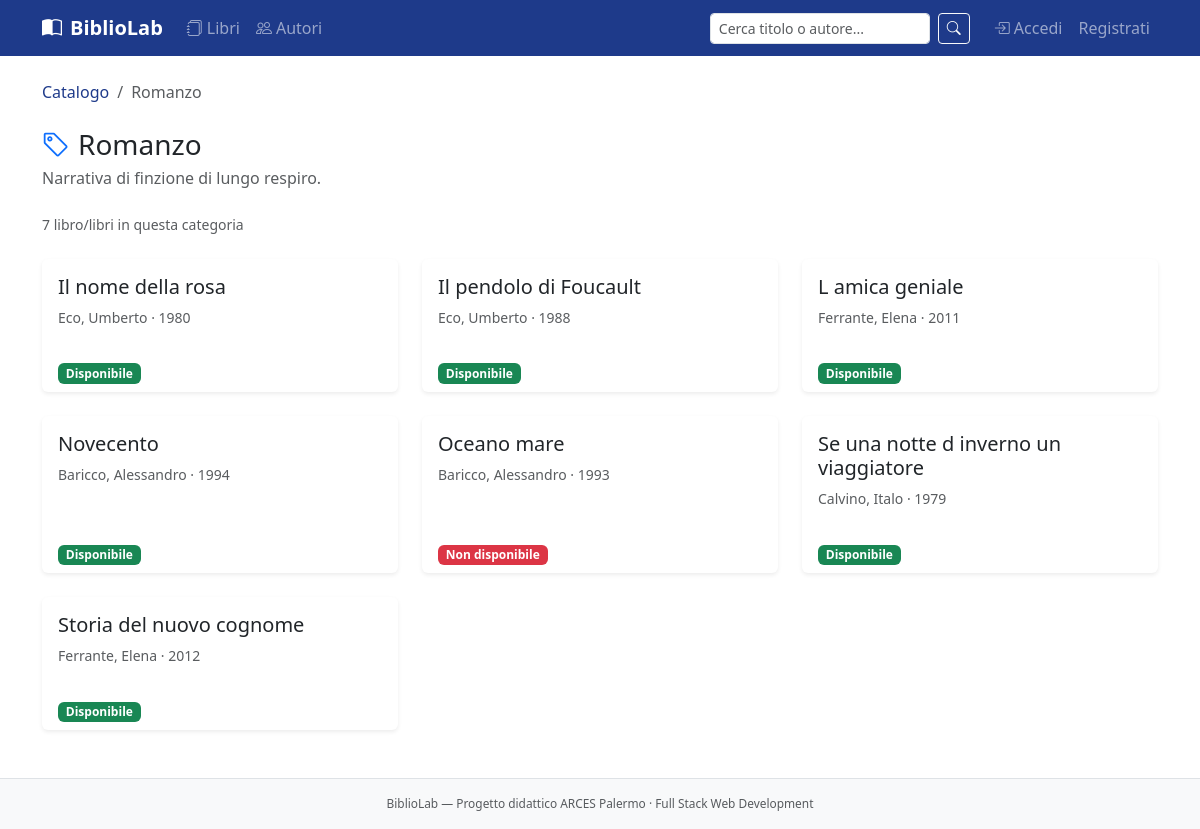
Page /categorie/1/ on the committed database.
### catalogo/models.py (models this page shows, shortened)
class Categoria(models.Model):
    nome = models.CharField(
        max_length=100,
        unique=True,
        verbose_name='Nome'
    )
    descrizione = models.TextField(
        blank=True,
        verbose_name='Descrizione'
    )
    class Meta:
        ordering            = ['nome']        # ordine alfabetico
        verbose_name        = 'Categoria'
        verbose_name_plural = 'Categorie'     # Django non sa fare il plurale italiano

class Libro(models.Model):
    titolo = models.CharField(max_length=200, verbose_name='Titolo')
    autore = models.ForeignKey(
        'Autore',                       # Model di destinazione (stringa per evitare import circolari)
        on_delete=models.PROTECT,       # impedisce di cancellare un autore che ha libri collegati
        related_name='libri',           # nome per la navigazione inversa: autore.libri.all()
        verbose_name='Autore'
    )
    categorie = models.ManyToManyField(
        'Categoria',
        blank=True,                     # opzionale: un libro puo non avere categorie
        related_name='libri',           # navigazione inversa: categoria.libri.all()
        verbose_name='Categorie'
    )
    anno_pubblicazione = models.IntegerField(verbose_name='Anno di pubblicazione')
    isbn = models.CharField(
        max_length=13,
        unique=True,
        blank=True,
        verbose_name='ISBN',
        help_text='Codice ISBN a 13 cifre (opzionale)'  # testo di aiuto nel form
    )
    descrizione = models.TextField(blank=True, verbose_name='Descrizione')
    disponibile = models.BooleanField(default=True, verbose_name='Disponibile')
    data_aggiunta = models.DateTimeField(auto_now_add=True, verbose_name='Aggiunto il')
    class Meta:
        ordering            = ['titolo']      # ordine alfabetico per titolo
        verbose_name        = 'Libro'
        verbose_name_plural = 'Libri'

class Autore(models.Model):
    nome = models.CharField(
        max_length=100,         # massimo 100 caratteri
        verbose_name='Nome'     # etichetta leggibile per Admin e form
    )
    cognome = models.CharField(
        max_length=100,
        verbose_name='Cognome'
    )
    data_nascita = models.DateField(
        null=True,
        blank=True,
        verbose_name='Data di nascita'
    )
    biografia = models.TextField(
        blank=True,
        verbose_name='Biografia'
    )
    def __str__(self):
        return f"{self.cognome}, {self.nome}"
    class Meta:
        ordering = ['cognome', 'nome']
        verbose_name        = 'Autore'
        verbose_name_plural = 'Autori'

### catalogo/views.py (the view)
# urls.py: path('categorie/<int:pk>/', views.libri_per_categoria, name='libri_per_categoria'),
def libri_per_categoria(request, pk):
    categoria = get_object_or_404(Categoria, pk=pk)
    libri = categoria.libri.select_related('autore').order_by('titolo')
    return render(request, 'catalogo/libri_per_categoria.html', {
        'categoria': categoria,
        'libri':     libri,
    })

### catalogo/templates/catalogo/libri_per_categoria.html (shortened to what this page needs)
{% extends 'base.html' %}
{% block contenuto %}
<nav aria-label="breadcrumb" class="mb-4">
  <ol class="breadcrumb">
    <li class="breadcrumb-item"><a href="{% url 'catalogo:lista_libri' %}">Catalogo</a></li>
    <li class="breadcrumb-item active">{{ categoria.nome }}</li>
  </ol>
</nav>
<h1 class="h3 mb-1">
  <i class="bi bi-tag me-2 text-primary"></i>{{ categoria.nome }}
</h1>
{% if categoria.descrizione %}
<p class="text-muted mb-4">{{ categoria.descrizione }}</p>
{% endif %}
<p class="text-muted small mb-4">{{ libri.count }} libro/libri in questa categoria</p>
<div class="row row-cols-1 row-cols-sm-2 row-cols-lg-3 g-4">
  {% for libro in libri %}
  <div class="col">
    <div class="card h-100 border-0 shadow-sm">
      <div class="card-body">
        <h5 class="card-title">
          <a href="{% url 'catalogo:dettaglio_libro' libro.pk %}"
             class="text-decoration-none text-dark stretched-link">
            {{ libro.titolo }}
          </a>
        </h5>
        <p class="text-muted small">
          {{ libro.autore }} · {{ libro.anno_pubblicazione }}
        </p>
      </div>
      <div class="card-footer bg-transparent border-0 pt-0">
        {% if libro.disponibile %}
        <span class="badge bg-success">Disponibile</span>
        {% else %}
        <span class="badge bg-danger">Non disponibile</span>
        {% endif %}
      </div>
    </div>
  </div>
  {% empty %}
  <p class="text-muted">Nessun libro in questa categoria.</p>
  {% endfor %}
</div>
{% endblock %}

### templates/base.html (shortened to what this page needs)
<!DOCTYPE html>
<html lang="it">
<head>
  <link href="https://cdn.jsdelivr.net/npm/bootstrap@5.3.2/dist/css/bootstrap.min.css" rel="stylesheet">
  <link href="https://cdn.jsdelivr.net/npm/bootstrap-icons@1.11.3/font/bootstrap-icons.css" rel="stylesheet">
  {% load static %}
  <link rel="stylesheet" href="{% static 'catalogo/css/bibliolab.css' %}">
</head>
<body>
<nav class="navbar navbar-expand-lg navbar-dark bg-primary">
  <div class="container">
    <a class="navbar-brand fw-bold" href="{% url 'catalogo:lista_libri' %}">
      <i class="bi bi-book-half me-2"></i>BiblioLab
    </a>
    <div class="collapse navbar-collapse" id="navMenu">
      <ul class="navbar-nav me-auto">
        <li class="nav-item">
          <a class="nav-link {% if request.resolver_match.url_name == 'lista_libri' %}active{% endif %}"
             href="{% url 'catalogo:lista_libri' %}">
            <i class="bi bi-journals me-1"></i>Libri
          </a>
        </li>
        <li class="nav-item">
          <a class="nav-link {% if request.resolver_match.url_name == 'lista_autori' %}active{% endif %}"
             href="{% url 'catalogo:lista_autori' %}">
            <i class="bi bi-people me-1"></i>Autori
          </a>
        </li>
      </ul>
      <form class="d-flex me-3" method="get" action="{% url 'catalogo:lista_libri' %}">
        <input class="form-control form-control-sm me-2" type="search"
               name="cerca"
               placeholder="Cerca titolo o autore..."
               value="{{ request.GET.cerca|default:'' }}">
        <button class="btn btn-outline-light btn-sm" type="submit">
          <i class="bi bi-search"></i>
        </button>
      </form>
      <ul class="navbar-nav">
        {% if user.is_authenticated %}
          <li class="nav-item dropdown">
            <a class="nav-link dropdown-toggle" href="#" data-bs-toggle="dropdown">
              <i class="bi bi-person-circle me-1"></i>{{ user.username }}
            </a>
            <ul class="dropdown-menu dropdown-menu-end">
              {% if user.is_staff %}
              <li><a class="dropdown-item" href="/admin/"><i class="bi bi-gear me-2"></i>Admin</a></li>
              <li><hr class="dropdown-divider"></li>
              {% endif %}
              <li>
                <form method="post" action="{% url 'logout' %}">
                  {% csrf_token %}
                  <button class="dropdown-item text-danger" type="submit">
                    <i class="bi bi-box-arrow-right me-2"></i>Esci
                  </button>
                </form>
              </li>
            </ul>
          </li>
        {% else %}
          <li class="nav-item">
            <a class="nav-link" href="{% url 'login' %}?next={{ request.path }}">
              <i class="bi bi-box-arrow-in-right me-1"></i>Accedi
            </a>
          </li>
          <li class="nav-item">
            <a class="nav-link" href="{% url 'catalogo:registrazione' %}">
              Registrati
            </a>
          </li>
        {% endif %}
      </ul>
    </div>
  </div>
</nav>
<main class="container my-4">
  {% block contenuto %}{% endblock %}
</main>
<footer class="bg-light border-top mt-5 py-3">
  <div class="container text-center text-muted small">
    BiblioLab — Progetto didattico ARCES Palermo · Full Stack Web Development
  </div>
</footer>
</body>
</html>

### catalogo/static/catalogo/css/bibliolab.css (style rules this page uses)
:root { --bl-blu: #1e3a8a; --bl-oro: #fbbf24; }
.navbar.bg-primary { background-color: var(--bl-blu) !important; }
.breadcrumb-item a { color: var(--bl-blu); text-decoration: none; }
.card.shadow-sm { transition: box-shadow 0.2s ease, transform 0.2s ease; }
footer { font-size: 0.85rem; }

### rows in the picture
Categoria: nome "Romanzo", descrizione "Narrativa di finzione di lungo respiro."
Libro: titolo "Il nome della rosa", autore "Eco, Umberto", anno_pubblicazione "1980", disponibile "Disponibile"
Libro: titolo "Il pendolo di Foucault", autore "Eco, Umberto", anno_pubblicazione "1988", disponibile "Disponibile"
Libro: titolo "L amica geniale", autore "Ferrante, Elena", anno_pubblicazione "2011", disponibile "Disponibile"
Libro: titolo "Novecento", autore "Baricco, Alessandro", anno_pubblicazione "1994", disponibile "Disponibile"
Libro: titolo "Oceano mare", autore "Baricco, Alessandro", anno_pubblicazione "1993", disponibile "Non disponibile"
Libro: titolo "Se una notte d inverno un viaggiatore", autore "Calvino, Italo", anno_pubblicazione "1979", disponibile "Disponibile"
Libro: titolo "Storia del nuovo cognome", autore "Ferrante, Elena", anno_pubblicazione "2012", disponibile "Disponibile"

### other values in the picture
{{ libri.count }} "7"
